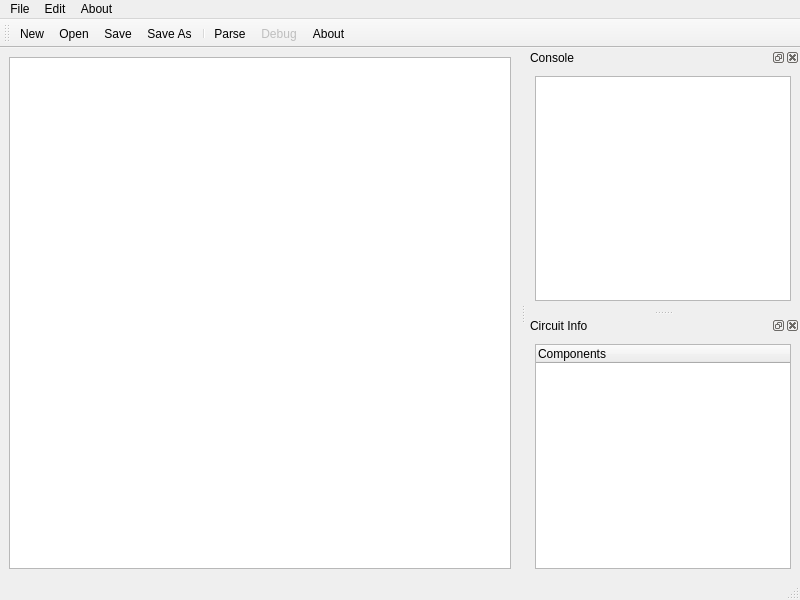
<?xml version="1.0" encoding="UTF-8"?>
<ui version="4.0">
 <class>MainWindow2</class>
 <widget class="QMainWindow" name="MainWindow2">
  <property name="geometry">
   <rect>
    <x>0</x>
    <y>0</y>
    <width>800</width>
    <height>600</height>
   </rect>
  </property>
  <property name="windowTitle">
   <string>SimpleSpice</string>
  </property>
  <property name="windowIcon">
   <iconset resource="src/ui/mainwindow.qrc">
    <normaloff>:/images/spice-1.svg</normaloff>:/images/spice-1.svg</iconset>
  </property>
  <widget class="QWidget" name="centralwidget">
   <layout class="QGridLayout" name="gridLayout">
    <item row="0" column="0">
     <widget class="QTextEdit" name="textEdit">
      <property name="font">
       <font>
        <pointsize>16</pointsize>
       </font>
      </property>
     </widget>
    </item>
   </layout>
  </widget>
  <widget class="QMenuBar" name="menubar">
   <property name="geometry">
    <rect>
     <x>0</x>
     <y>0</y>
     <width>800</width>
     <height>20</height>
    </rect>
   </property>
   <widget class="QMenu" name="menuFile">
    <property name="title">
     <string>File</string>
    </property>
    <addaction name="actionNew"/>
    <addaction name="actionOpen"/>
    <addaction name="actionSave"/>
    <addaction name="actionSave_As"/>
    <addaction name="separator"/>
   </widget>
   <widget class="QMenu" name="menuEdit">
    <property name="title">
     <string>Edit</string>
    </property>
    <addaction name="actionCopy"/>
    <addaction name="actionPaste"/>
    <addaction name="actionCut"/>
    <addaction name="actionDelete"/>
    <addaction name="separator"/>
    <addaction name="actionFind_Replace"/>
   </widget>
   <widget class="QMenu" name="menuAbout">
    <property name="title">
     <string>About</string>
    </property>
    <addaction name="actionAbout"/>
   </widget>
   <addaction name="menuFile"/>
   <addaction name="menuEdit"/>
   <addaction name="menuAbout"/>
  </widget>
  <widget class="QStatusBar" name="statusbar"/>
  <widget class="QToolBar" name="toolBar">
   <property name="windowTitle">
    <string>toolBar</string>
   </property>
   <attribute name="toolBarArea">
    <enum>TopToolBarArea</enum>
   </attribute>
   <attribute name="toolBarBreak">
    <bool>false</bool>
   </attribute>
   <addaction name="actionNew"/>
   <addaction name="actionOpen"/>
   <addaction name="actionSave"/>
   <addaction name="actionSave_As"/>
   <addaction name="separator"/>
   <addaction name="actionParse"/>
   <addaction name="actionDebug"/>
   <addaction name="actionAbout"/>
  </widget>
  <widget class="QDockWidget" name="dockWidget">
   <property name="minimumSize">
    <size>
     <width>100</width>
     <height>107</height>
    </size>
   </property>
   <property name="windowTitle">
    <string>Console</string>
   </property>
   <attribute name="dockWidgetArea">
    <number>2</number>
   </attribute>
   <widget class="QWidget" name="dockWidgetContents">
    <layout class="QGridLayout" name="gridLayout_2">
     <item row="0" column="0">
      <widget class="QPlainTextEdit" name="consoleText">
       <property name="font">
        <font>
         <pointsize>16</pointsize>
        </font>
       </property>
      </widget>
     </item>
    </layout>
   </widget>
  </widget>
  <widget class="QDockWidget" name="dockWidget_2">
   <property name="minimumSize">
    <size>
     <width>88</width>
     <height>107</height>
    </size>
   </property>
   <property name="windowTitle">
    <string>Circuit Info</string>
   </property>
   <attribute name="dockWidgetArea">
    <number>2</number>
   </attribute>
   <widget class="QWidget" name="dockWidgetContents_2">
    <layout class="QGridLayout" name="gridLayout_3">
     <item row="0" column="0">
      <widget class="QTreeWidget" name="treeWidget">
       <column>
        <property name="text">
         <string notr="true">Components</string>
        </property>
       </column>
      </widget>
     </item>
    </layout>
   </widget>
  </widget>
  <action name="actionNew">
   <property name="icon">
    <iconset>
     <normalon>:/images/newfile.svg</normalon>
    </iconset>
   </property>
   <property name="text">
    <string>New</string>
   </property>
  </action>
  <action name="actionOpen">
   <property name="icon">
    <iconset>
     <normalon>:/images/open.svg</normalon>
    </iconset>
   </property>
   <property name="text">
    <string>Open</string>
   </property>
  </action>
  <action name="actionSave">
   <property name="icon">
    <iconset>
     <normalon>:/images/save.svg</normalon>
    </iconset>
   </property>
   <property name="text">
    <string>Save</string>
   </property>
  </action>
  <action name="actionSave_As">
   <property name="icon">
    <iconset>
     <normalon>:/images/saveas.svg</normalon>
    </iconset>
   </property>
   <property name="text">
    <string>Save As</string>
   </property>
  </action>
  <action name="actionCopy">
   <property name="text">
    <string>Copy</string>
   </property>
  </action>
  <action name="actionPaste">
   <property name="text">
    <string>Paste</string>
   </property>
  </action>
  <action name="actionCut">
   <property name="text">
    <string>Cut</string>
   </property>
  </action>
  <action name="actionDelete">
   <property name="text">
    <string>Delete</string>
   </property>
  </action>
  <action name="actionFind_Replace">
   <property name="text">
    <string>Find/Replace</string>
   </property>
  </action>
  <action name="actionParse">
   <property name="icon">
    <iconset resource="src/ui/mainwindow.qrc">
     <normaloff>:/images/chip.svg</normaloff>:/images/chip.svg</iconset>
   </property>
   <property name="text">
    <string>Parse</string>
   </property>
  </action>
  <action name="actionDebug">
   <property name="enabled">
    <bool>false</bool>
   </property>
   <property name="text">
    <string>Debug</string>
   </property>
   <property name="visible">
    <bool>false</bool>
   </property>
  </action>
  <action name="actionAbout">
   <property name="icon">
    <iconset resource="src/ui/mainwindow.qrc">
     <normaloff>:/images/about.svg</normaloff>:/images/about.svg</iconset>
   </property>
   <property name="text">
    <string>About</string>
   </property>
  </action>
 </widget>
 <resources>
  <include location="src/ui/mainwindow.qrc"/>
 </resources>
 <connections/>
</ui>
